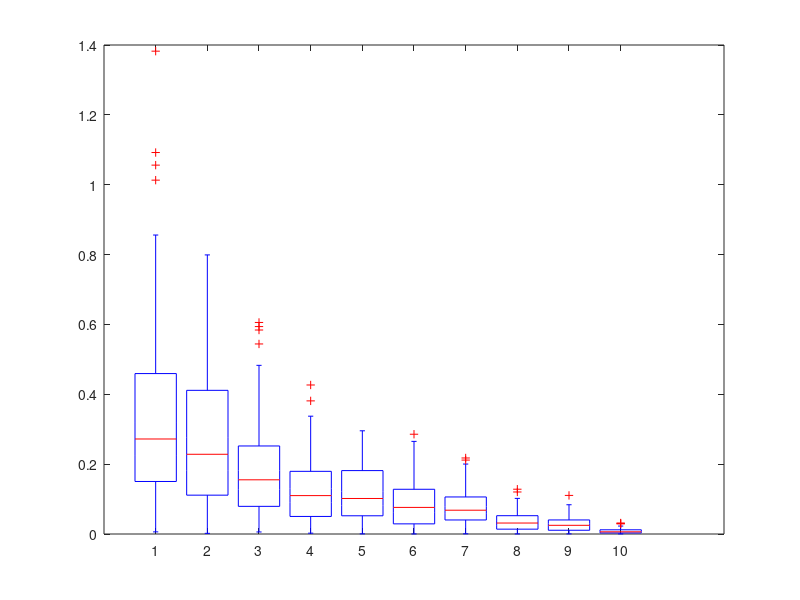

MATLAB code for this plot:
mean_value = zeros(100,10);
rng('default');
rng(0);
N1 = randn(100,5);
N2 = randn(100,10);
N3 = randn(100,20);
N4 = randn(100,40);
N5 = randn(100,60);
N6 = randn(100,80);
N7 = randn(100,100);
N8 = randn(100,500);
N9 = randn(100,1000);
N10 = randn(100,10000);
mean_value(:,1) = mean(N1,2);
mean_value(:,2) = mean(N2,2);
mean_value(:,3) = mean(N3,2);
mean_value(:,4) = mean(N4,2);
mean_value(:,5) = mean(N5,2);
mean_value(:,6) = mean(N6,2);
mean_value(:,7) = mean(N7,2);
mean_value(:,8) = mean(N8,2);
mean_value(:,9) = mean(N9,2);
mean_value(:,10) = mean(N10,2);
error = abs(mean_value - 0.0);

fig = figure;
boxplot(error);
saveas(fig,'boxplot_5b.png')
